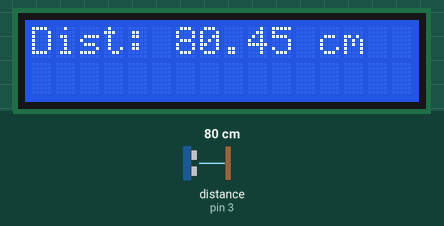
Bench run of a sketch on a simulated Arduino Uno, built with avr-gcc and run on an emulated ATmega328P. On the bench: 16×2 character LCD. Wiring (inferred from the names in the program): ultrasonic range finder: trigger pin 2; echo pin 3. Inputs (shaded band) come from the test bench; at power-on: distance to the obstacle (sensor on pin 3) 80 cm. The echo pulse lasts 58.3 µs per cm.

Above: at 1.7 s.
1.8 s: distance to the obstacle (sensor on pin 3) set to 2 cm
At 2.8 s:
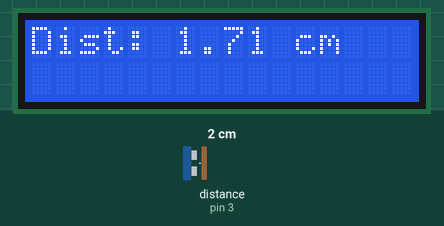
3.3 s: distance to the obstacle (sensor on pin 3) set to 4 cm
At 3.47 s:
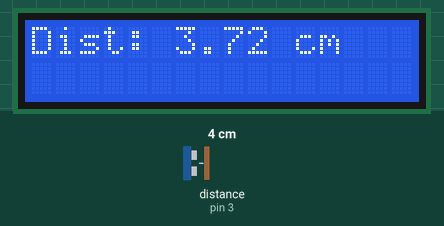
4.8 s: distance to the obstacle (sensor on pin 3) set to 9 cm
At 5.9 s:
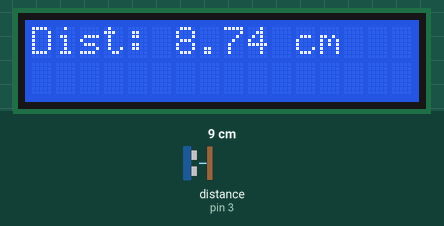
Timing chart, 0 to 7.8 s (numbered marks = the images above; inputs shaded):
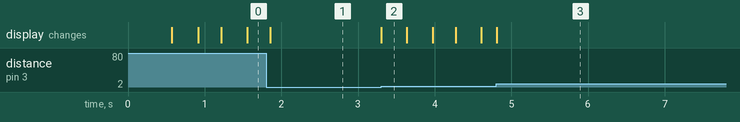

The sketch:

DistanceSensor.ino
```cpp
#include<LiquidCrystal.h>
#define TRIG 2
#define ECHO 3

//LiquidCrystal(rs, enable, d4, d5, d6, d7);
LiquidCrystal lcd(13,12,8,9,10,11);

void setup() {
  lcd.begin(16, 2);
  lcd.clear();
  pinMode(TRIG, OUTPUT);
  pinMode(ECHO, INPUT);
  delay(500);
}

void loop() {
  lcd.setCursor(0,0);
  digitalWrite(TRIG,LOW);
  delayMicroseconds(5);
  digitalWrite(TRIG,HIGH);
  delayMicroseconds(10);
  digitalWrite(TRIG, LOW);
  long duration=pulseIn(ECHO, HIGH,30000);
  float dist=duration/58.0;
  lcd.print("Dist: ");
  lcd.print(dist);
  lcd.print(" cm");
  lcd.print("           ");

}
```

Measured:
- after the input at 1.8 s, the display: changes after 0.06 s (image 1)
- after the input at 3.3 s, the display: changes at once (image 2)
- after the input at 4.8 s, the display: changes at once (image 3)
